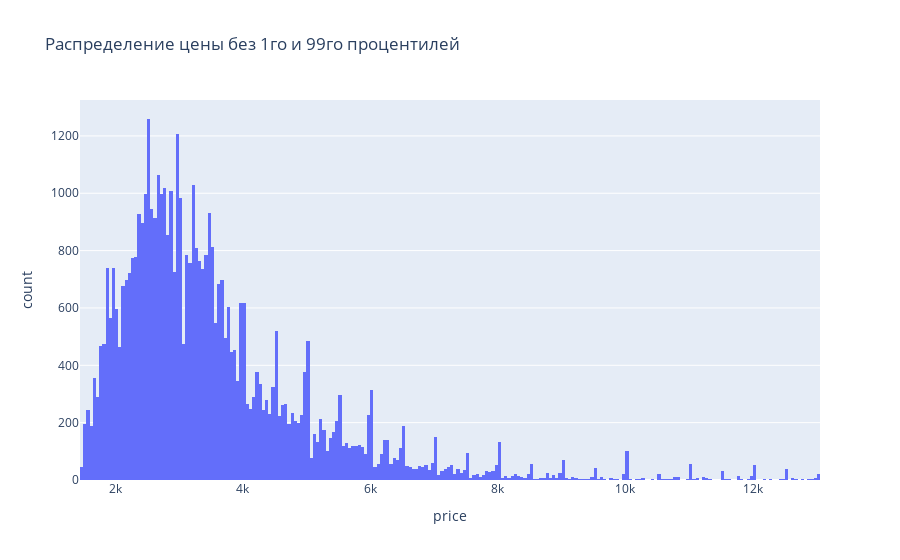

Notebook source saved alongside this figure:
### Markdown cell above
### d) Постройте еще одну гистограмму для цены

### Code cell
new_hist = px.histogram(filtered_df, x='price', title='Распределение цены без 1го и 99го процентилей')
new_hist.show()

### Figure 1 — Plotly figure (JSON) as saved in the notebook; plotly's stock layout.template omitted (floating-point values rounded to 4 significant figures; data arrays with more than 128 entries replaced by an {"elided": "..."} marker saying what was removed)
{"data": [{"bingroup": "x", "hovertemplate": "price=%{x}<br>count=%{y}<extra></extra>", "legendgroup": "", "marker": {"color": "#636efa", "pattern": {"shape": ""}}, "name": "", "orientation": "v", "showlegend": false, "type": "histogram", "x": {"elided": "48379 int values"}, "xaxis": "x", "yaxis": "y"}], "layout": {"barmode": "relative", "legend": {"tracegroupgap": 0}, "title": {"text": "Распределение цены без 1го и 99го процентилей"}, "xaxis": {"anchor": "y", "domain": [0, 1], "title": {"text": "price"}}, "yaxis": {"anchor": "x", "domain": [0, 1], "title": {"text": "count"}}}}
